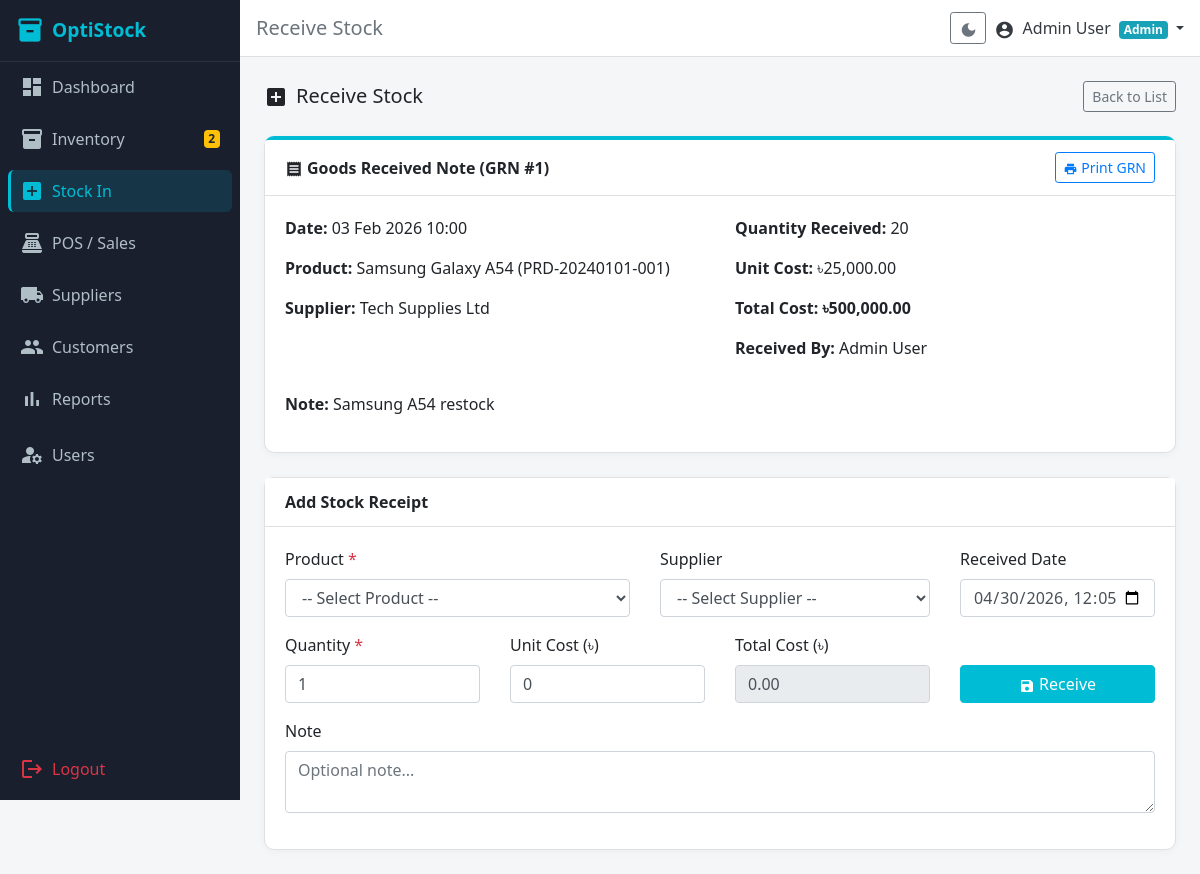
The app's page /modules/stock_in/add.php?grn=1 (signed in) with its own data.
### tables this page shows
CREATE TABLE `stock_in` (
  `id` int(10) UNSIGNED NOT NULL,
  `product_id` int(10) UNSIGNED NOT NULL,
  `supplier_id` int(10) UNSIGNED DEFAULT NULL,
  `user_id` int(10) UNSIGNED NOT NULL,
  `quantity` int(11) NOT NULL,
  `unit_cost` decimal(10,2) NOT NULL DEFAULT 0.00,
  `total_cost` decimal(10,2) NOT NULL DEFAULT 0.00,
  `note` text DEFAULT NULL,
  `received_date` datetime NOT NULL DEFAULT current_timestamp(),
  `created_at` datetime NOT NULL DEFAULT current_timestamp()
);

CREATE TABLE `products` (
  `id` int(10) UNSIGNED NOT NULL,
  `name` varchar(200) NOT NULL,
  `sku` varchar(50) NOT NULL,
  `barcode` varchar(100) DEFAULT NULL,
  `category_id` int(10) UNSIGNED DEFAULT NULL,
  `supplier_id` int(10) UNSIGNED DEFAULT NULL,
  `location_id` int(10) UNSIGNED DEFAULT NULL,
  `purchase_price` decimal(10,2) NOT NULL DEFAULT 0.00,
  `selling_price` decimal(10,2) NOT NULL DEFAULT 0.00,
  `quantity` int(11) NOT NULL DEFAULT 0,
  `low_stock_alert` int(11) NOT NULL DEFAULT 5,
  `description` text DEFAULT NULL,
  `status` enum('active','inactive') NOT NULL DEFAULT 'active',
  `created_at` datetime NOT NULL DEFAULT current_timestamp()
);

CREATE TABLE `suppliers` (
  `id` int(10) UNSIGNED NOT NULL,
  `name` varchar(150) NOT NULL,
  `phone` varchar(20) DEFAULT NULL,
  `email` varchar(150) DEFAULT NULL,
  `address` text DEFAULT NULL,
  `due_balance` decimal(10,2) NOT NULL DEFAULT 0.00,
  `created_at` datetime NOT NULL DEFAULT current_timestamp()
);

CREATE TABLE `users` (
  `id` int(10) UNSIGNED NOT NULL,
  `name` varchar(100) NOT NULL,
  `email` varchar(150) NOT NULL,
  `phone` varchar(20) DEFAULT NULL,
  `password` varchar(255) NOT NULL,
  `role` enum('admin','manager','staff') NOT NULL DEFAULT 'staff',
  `status` enum('active','inactive') NOT NULL DEFAULT 'active',
  `dark_mode` tinyint(1) NOT NULL DEFAULT 0,
  `created_at` datetime NOT NULL DEFAULT current_timestamp()
);

### modules/stock_in/add.php (the view, shortened to what this page needs)
<?php
require_once __DIR__ . '/../../includes/auth_check.php';
$grnData = null;
if (isset($_GET['grn'])) {
    $gs = $pdo->prepare('SELECT si.*, p.name AS product_name, p.sku, s.name AS supplier_name, u.name AS staff_name FROM stock_in si JOIN products p ON p.id=si.product_id LEFT JOIN suppliers s ON s.id=si.supplier_id LEFT JOIN users u ON u.id=si.user_id WHERE si.id=?');
    $gs->execute([(int)$_GET['grn']]);
    $grnData = $gs->fetch();
}
include __DIR__ . '/../../includes/header.php';
?>
<div class="d-flex justify-content-between align-items-center mb-4">
  <h5 class="mb-0"><span class="material-icons align-middle mr-2">add_box</span>Receive Stock</h5>
  <a href="<?= BASE_URL ?>/modules/stock_in/index.php" class="btn btn-outline-secondary btn-sm">Back to List</a>
</div>
<?php if ($grnData): ?>
<div class="card grn-card mb-4" id="grnSection">
  <div class="card-header d-flex justify-content-between align-items-center">
    <span><span class="material-icons align-middle mr-1" style="font-size:18px;">receipt</span>Goods Received Note (GRN #<?= $grnData['id'] ?>)</span>
    <button onclick="window.print()" class="btn btn-sm btn-outline-primary no-print">
      <span class="material-icons align-middle" style="font-size:14px;">print</span> Print GRN
    </button>
  </div>
  <div class="card-body">
    <div class="row mb-3">
      <div class="col-md-6">
        <p><strong>Date:</strong> <?= date('d M Y H:i', strtotime($grnData['received_date'])) ?></p>
        <p><strong>Product:</strong> <?= htmlspecialchars($grnData['product_name']) ?> (<?= htmlspecialchars($grnData['sku']) ?>)</p>
        <p><strong>Supplier:</strong> <?= htmlspecialchars($grnData['supplier_name'] ?? 'N/A') ?></p>
      </div>
      <div class="col-md-6">
        <p><strong>Quantity Received:</strong> <?= $grnData['quantity'] ?></p>
        <p><strong>Unit Cost:</strong> ৳<?= number_format($grnData['unit_cost'], 2) ?></p>
        <p><strong>Total Cost:</strong> <strong>৳<?= number_format($grnData['total_cost'], 2) ?></strong></p>
        <p><strong>Received By:</strong> <?= htmlspecialchars($grnData['staff_name']) ?></p>
      </div>
    </div>
    <?php if ($grnData['note']): ?>
    <p><strong>Note:</strong> <?= htmlspecialchars($grnData['note']) ?></p>
    <?php endif; ?>
  </div>
</div>
<?php endif; ?>
<div class="card">
  <div class="card-header">Add Stock Receipt</div>
  <div class="card-body">
    <form method="POST">
      <div class="row">
        <div class="col-md-5">
          <div class="form-group">
            <label>Product <span class="text-danger">*</span></label>
            <select name="product_id" id="productSelect" class="form-control" required>
              <option value="">-- Select Product --</option>
            </select>
          </div>
        </div>
        <div class="col-md-4">
          <div class="form-group">
            <label>Supplier</label>
            <select name="supplier_id" id="supplierSelect" class="form-control">
              <option value="">-- Select Supplier --</option>
            </select>
          </div>
        </div>
        <div class="col-md-3">
          <div class="form-group">
            <label>Received Date</label>
            <input type="datetime-local" name="received_date" class="form-control" value="<?= date('Y-m-d\TH:i') ?>">
          </div>
        </div>
        <div class="col-md-3">
          <div class="form-group">
            <label>Quantity <span class="text-danger">*</span></label>
            <input type="number" name="quantity" id="qtyInput" class="form-control" min="1" value="1" required>
          </div>
        </div>
        <div class="col-md-3">
          <div class="form-group">
            <label>Unit Cost (৳)</label>
            <input type="number" name="unit_cost" id="unitCostInput" class="form-control" step="0.01" min="0" value="0">
          </div>
        </div>
        <div class="col-md-3">
          <div class="form-group">
            <label>Total Cost (৳)</label>
            <input type="text" id="totalCostDisplay" class="form-control" readonly value="0.00">
          </div>
        </div>
        <div class="col-md-3">
          <div class="form-group">
            <label>&nbsp;</label><br>
            <button type="submit" class="btn btn-primary btn-block">
              <span class="material-icons align-middle" style="font-size:16px;">save</span> Receive
            </button>
          </div>
        </div>
        <div class="col-md-12">
          <div class="form-group">
            <label>Note</label>
            <textarea name="note" class="form-control" rows="2" placeholder="Optional note..."></textarea>
          </div>
        </div>
      </div>
    </form>
  </div>
</div>
<?php
include __DIR__ . '/../../includes/footer.php';

### assets/css/style.css (style rules this page uses)
:root { --color-sidebar: #1A1F2E; --color-primary: #00BCD4; --color-accent: #26C6DA; --color-success: #00C853; --color-warning: #FFD600; --color-danger: #FF1744; --color-primary-dark: #0097A7; --color-primary-light: #E0F7FA; --color-sidebar-text: #B0BEC5; --color-sidebar-active-bg: rgba(0,188,212,0.15); --color-topbar: #FFFFFF; --color-page-bg: #F4F6F8; --color-card-bg: #FFFFFF; --color-text-main: #212529; --color-text-muted: #6C757D; --color-border: #E0E0E0; }
html, body { height: 100%; }
body { background-color: var(--color-page-bg); font-family: 'Segoe UI', sans-serif; }
.card { border: 1px solid var(--color-border); border-radius: 10px; box-shadow: 0 2px 8px rgba(0,0,0,0.04); }
.card-header { background-color: var(--color-card-bg); border-bottom: 1px solid var(--color-border); font-weight: 600; }
.btn-primary { background-color: var(--color-primary); border-color: var(--color-primary); }
a { color: var(--color-primary); }
.grn-card { border-top: 4px solid var(--color-primary); }

### records on screen
stock_in: id "1", received_date "03 Feb 2026 10:00", product.name "Samsung Galaxy A54", product.sku "PRD-20240101-001", supplier.name "Tech Supplies Ltd", quantity "20", unit_cost "25,000.00", total_cost "500,000.00", user.name "Admin User", note "Samsung A54 restock"

### other values on screen
$lowStockCount "2"
$pageTitle "Receive Stock"
$_SESSION['name'] "Admin User"
$_SESSION['role'] "Admin"
